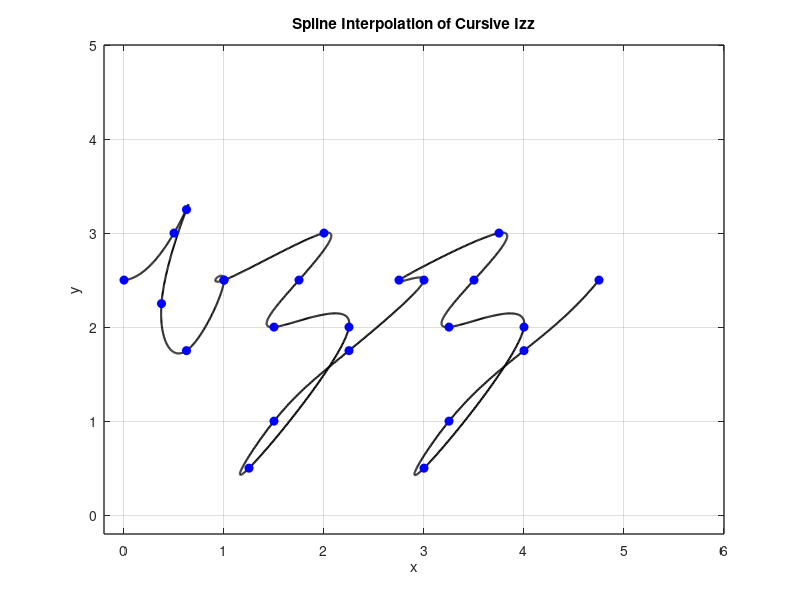
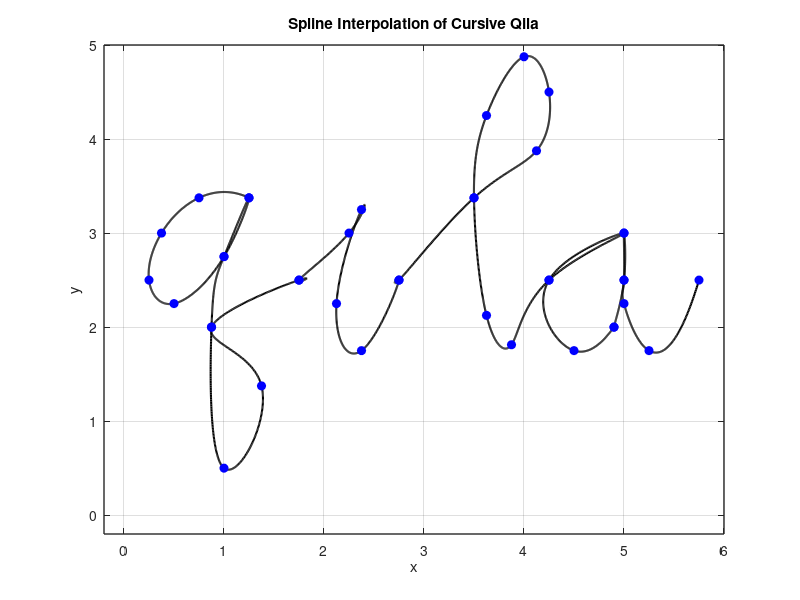
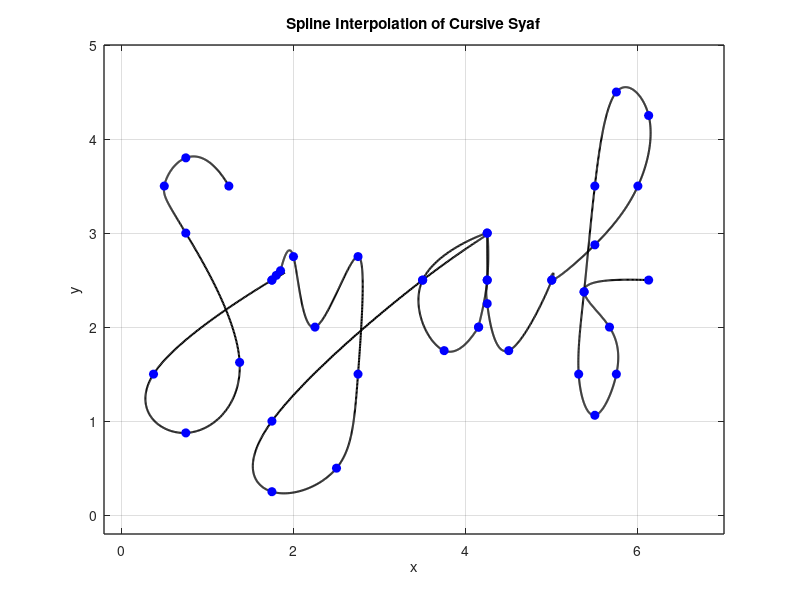
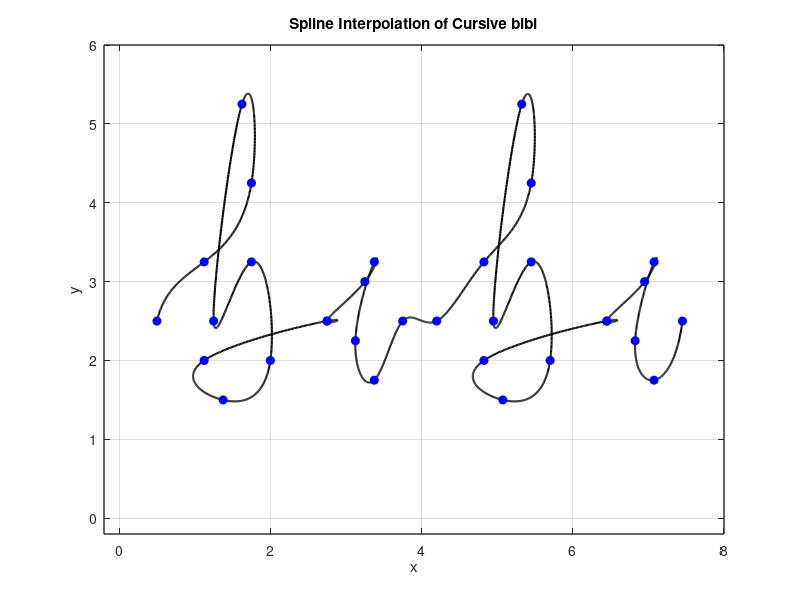

The MATLAB script that drew these images, in order:
% Nicknames:
% 1. izz (Izznie)
% 2. qil (Aqilah)
% 3. syaf (Syafiqah)
% 4. Bibi (Bibi)

%% izz
% letter i 
% Define data points for x and y coordinates
x1 = [2.75 3.25 3.375 3.125 3.375 3.75];
y1 = [2.5 3 3.25 2.25 1.75 2.5];
dot_x1 = 3.375; % for the dot on the i 
dot_y1 = 3.625;

% Define the amount of shift to the right (offset)
x_shift1 = -2.75;

% Apply the offset to x coordinates (horizontal) 
x1 = x1 + x_shift1;

% letter z
% Define data points for x and y coordinates
x2 = [0.25 1.25 1 0.75 1.5 0.5 0.75 1.5 2.25];
y2 = [2.5 3 2.5 2 2 0.5 1 1.75 2.5];

% Define the amount of shift to the right (offset)
x_shift2 = 0.75;

% Apply the offset to x coordinates (horizontal) 
x2 = x2 + x_shift2;

% letter z(2)
% Define data points for x and y coordinates
x3 = [0.25 1.25 1 0.75 1.5 0.5 0.75 1.5 2.25];
y3 = [2.5 3 2.5 2 2 0.5 1 1.75 2.5];

% Define the amount of shift to the right (offset)
x_shift3 = 2.5;

% Apply the offset to x coordinates (horizontal) 
x3 = x3 + x_shift3;

% Concatenate data points
x = [x1 x2 x3];
y = [y1 y2 y3];

n = length(x);
t = 0:n-1; % Parametric coordinate t
tt = 0:0.01:n-1; % More dense coordinate tt for spline interpolation

% Compute spline interpolation
xx = spline(t, x, tt);
yy = spline(t, y, tt);

% Plot settings
figure(1)
plot(xx, yy, 'k', 'LineWidth', 1.5) % plot spline
hold on
plot(x, y, 'bo', 'MarkerFaceColor', 'b') % plot data points
axis([-0.2 6 -0.2 5])
grid on
title('Spline Interpolation of Cursive Izz')
xlabel('x')
ylabel('y')
set(gca, 'FontSize', 10, 'LineWidth', 1)
grid on

%% qila
% LETTER Q
% Define data points for x and y coordinates 
x1 = [1.25 0.75 0.375 0.25 0.5 1 1.25 1 0.875 1 1.375 0.875 1.75];
y1 = [3.375 3.375 3 2.5 2.25 2.75 3.375 2.75 2 0.5 1.375 2 2.5];

% letter i
% Define data points for x and y coordinates
x2 = [2.75 3.25 3.375 3.125 3.375 3.75];
y2 = [2.5 3 3.25 2.25 1.75 2.5];
dot_x = 2.375;    
dot_y = 3.625;

% Define the amount of shift to the left (offset)
x_shift2 = -1.00;

% Apply the offset to x coordinates (horizontal) 
x2 = x2 + x_shift2;

% LETTER L
% Define data point for x and y coordinates 
x3 = [0.25 1.00 1.625 1.75 1.50 1.125 1.00 1.125 1.375 1.75];
y3 = [2.50 3.375 3.875 4.5 4.875 4.25 3.375 2.125 1.8125 2.5];

% Define the amount of shift to the right (offset)
x_shift3 = 2.50;

% Apply the offset to x coordinates (horizontal) 
x3 = x3 + x_shift3;

% letter A

x4 = [1 0.25 0.5 0.9 0.9 1 1 1 1 1.25 1.75];
y4 = [3 2.5 1.75 2 2 2.5 3 2.5 2.25 1.75 2.5];

% Define the amount of shift to the right (offset)
x_shift4 = 4.00;

% Apply the offset to x coordinates (horizontal) 
x4 = x4 + x_shift4;

% Concatenate data points
x = [x1 x2 x3 x4];
y = [y1 y2 y3 y4];

n = length(x);
t = 0:n-1; % Parametric coordinate t
tt = 0:0.01:n-1; % More dense coordinate tt for spline interpolation

% Compute spline interpolation
xx = spline(t, x, tt);
yy = spline(t, y, tt);

% Plot settings
figure(2)
plot(xx, yy, 'k', 'LineWidth', 1.5) % plot spline
hold on
plot(x, y, 'bo', 'MarkerFaceColor', 'b') % plot data points
axis([-0.2 6 -0.2 5])
grid on
title('Spline Interpolation of Cursive Qila')
xlabel('x')
ylabel('y')
set(gca, 'FontSize', 10, 'LineWidth', 1)
grid on

%% syaf
% letter s
x1 = [1.25 0.75 0.5 0.75 1.375 0.75 0.375 1.75];
y1 = [3.5 3.8 3.5 3 1.625 0.875 1.5 2.5];

% letter y 
x2 = [0.5 0.55 0.6 0.75 1 1.5 1.5 1.25 0.5 0.5 2.25];
y2 = [2.5 2.55 2.6 2.75 2 2.75 1.5 0.5 0.25 1 2.5];

% Define the amount of shift to the right (offset)
x_shift2 = 1.25;

% Apply the offset to x coordinates (horizontal) 
x2 = x2 + x_shift2;

% letter a
x3 = [1 0.25 0.5 0.9 0.9 1 1 1 1 1.25 1.75];
y3  = [3 2.5 1.75 2 2 2.5 3 2.5 2.25 1.75 2.5];

% Define the amount of shift to the right (offset)
x_shift3 = 3.25;

% Apply the offset to x coordinates (horizontal) 
x3 = x3 + x_shift3;

% LETTER F
% Define data points for x and y coordinates 
x4 = [0.5 1 1.5 1.625 1.25 1 0.875 0.8125 1 1.25 1.17 0.875 1.625];
y4 = [2.5 2.875 3.5 4.25 4.5 3.5 2.375 1.5 1.0625 1.5 2 2.375 2.5];

% Define the amount of shift to the right (offset)
x_shift4 = 4.5;

% Apply the offset to x coordinates (horizontal) 
x4 = x4 + x_shift4;

% Concatenate data points
x = [x1 x2 x3 x4];
y = [y1 y2 y3 y4];

n = length(x);
t = 0:n-1; % Parametric coordinate t
tt = 0:0.01:n-1; % More dense coordinate tt for spline interpolation

% Compute spline interpolation
xx = spline(t, x, tt);
yy = spline(t, y, tt);

% Plot settings
figure(3)
plot(xx, yy, 'k', 'LineWidth', 1.5) % plot spline
hold on
plot(x, y, 'bo', 'MarkerFaceColor', 'b') % plot data points
axis([-0.2 7 -0.2 5])
grid on
title('Spline Interpolation of Cursive Syaf')
xlabel('x')
ylabel('y')
set(gca, 'FontSize', 10, 'LineWidth', 1)
grid on

%% bibi
% letter b 
% Define data points for x and y coordinates
x1 = [0.5 1.125 1.75 1.625 1.25 1.75 2 1.375 1.125 2.75];
y1 = [2.5 3.25 4.25 5.25 2.5 3.25 2 1.5 2 2.5];

% letter I
% Define data points for x and y coordinates
x2 = [2.75 3.25 3.375 3.125 3.375 3.75];
y2 = [2.5 3 3.25 2.25 1.75 2.5];

% letter b 
% Define data points for x and y coordinates
x3 = [0.5 1.125 1.75 1.625 1.25 1.75 2 1.375 1.125 2.75];
y3 = [2.5 3.25 4.25 5.25 2.5 3.25 2 1.5 2 2.5];

% Define the amount of shift to the right (offset)
x_shift3 = 3.7;

% Apply the offset to x coordinates (horizontal) 
x3 = x3 + x_shift3;

% letter I
% Define data points for x and y coordinates
x4 = [2.75 3.25 3.375 3.125 3.375 3.75];
y4 = [2.5 3 3.25 2.25 1.75 2.5];

% Define the amount of shift to the right (offset)
x_shift4 = 3.7;

% Apply the offset to x coordinates (horizontal) 
x4 = x4 + x_shift4;

% Concatenate data points
x = [x1 x2 x3 x4];
y = [y1 y2 y3 y4];

n = length(x);
t = 0:n-1; % Parametric coordinate t
tt = 0:0.01:n-1; % More dense coordinate tt for spline interpolation

% Compute spline interpolation
xx = spline(t, x, tt);
yy = spline(t, y, tt);

% Plot settings
figure(4)
plot(xx, yy, 'k', 'LineWidth', 1.5) % plot spline
hold on
plot(x, y, 'bo', 'MarkerFaceColor', 'b') % plot data points
axis([-0.2 8 -0.2 6])
grid on
title('Spline Interpolation of Cursive bibi')
xlabel('x')
ylabel('y')
set(gca, 'FontSize', 10, 'LineWidth', 1)
grid on
